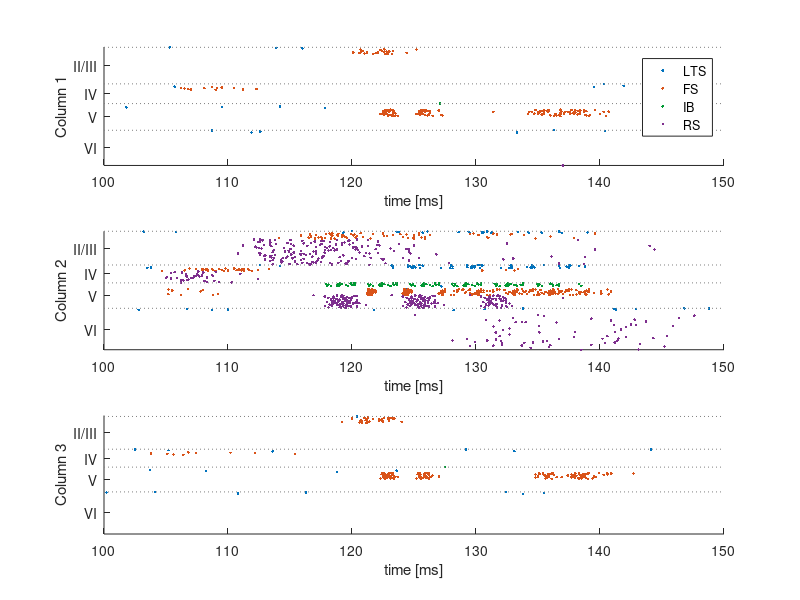

Reproduce this figure in MATLAB.
%data: time, neuron, column, type, layer
spikes_data = load('activity_short__focal.csv')
min_time = 100;
max_time =150;
start_index = find (spikes_data(:,1)>=min_time,1, 'first')
end_index = find (spikes_data(:,1)< max_time,1, 'last')
spikes = spikes_data(start_index:end_index,:);
col_number = 3;
for col = 1:col_number 

    spikes_temp = spikes(spikes(:,3)== (col-1),:);
    subplot(col_number,1,col);
    scatter(spikes_temp(spikes_temp(:,4)==1, 1), spikes_temp(spikes_temp(:,4)==1, 2), '.r');
    hold on;
    scatter(spikes_temp(spikes_temp(:,4)==2, 1), spikes_temp(spikes_temp(:,4)==2, 2), '.b');
     hold on;
    scatter(spikes_temp(spikes_temp(:,4)==4, 1), spikes_temp(spikes_temp(:,4)==4, 2),'Marker', '.', 'MarkerEdgeColor',[0,0.6,0.2]);
    hold on;
    scatter(spikes_temp(spikes_temp(:,4)==3, 1), spikes_temp(spikes_temp(:,4)==3, 2), '.g');
  
    %layer markings
    VItop = max(spikes_temp(spikes_temp(:,5) == 6,2))
    Vtop = max(spikes_temp(spikes_temp(:,5) == 5,2))
    IVtop = max(spikes_temp(spikes_temp(:,5) == 4,2))
    IIItop = max(spikes_temp(spikes_temp(:,5) == 3,2))
    spikes_temp(spikes_temp(:,2) == 2276,5)
    
    minCol = min( spikes_data(spikes_data(:,3)== (col-1),2));
    maxCol = max( spikes_data(spikes_data(:,3)== (col-1),2));
    set(gca,'YTick', [(VItop-minCol)/2 + minCol , (Vtop - VItop)/2 + VItop , (IVtop-Vtop)/2+ Vtop, (IIItop-IVtop)/2+ IVtop])
    set(gca,'YTickLabel',{'VI','V','IV','II/III'})
    line( [min_time max_time], [ VItop,  VItop], 'LineStyle',':', 'Color', [0.5,0.5,0.5])
    line( [min_time max_time], [ Vtop,  Vtop], 'LineStyle',':', 'Color', [0.5,0.5,0.5])
    line( [min_time max_time], [ IVtop,  IVtop], 'LineStyle',':', 'Color', [0.5,0.5,0.5])
    line( [min_time max_time], [ IIItop,  IIItop], 'LineStyle',':', 'Color', [0.5,0.5,0.5])
    %axes labels
     xlabel('time [ms]');
    ylabel(['Column ', int2str(col)]);
    
    xlim([min_time max_time]) 
    ylim( [minCol, maxCol])
      if col == 1
           legend('LTS', 'FS',  'IB','RS')
      end;
    
    hold off;
   
end;

